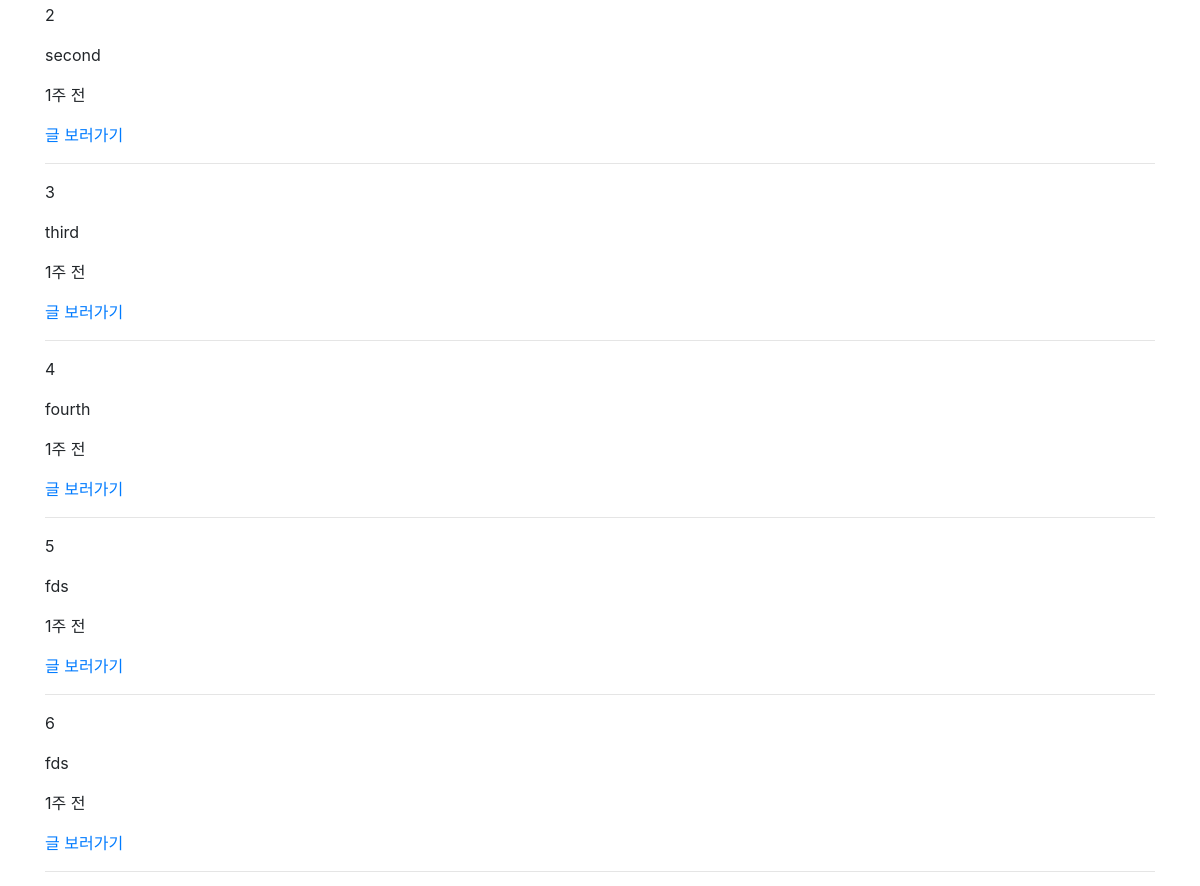
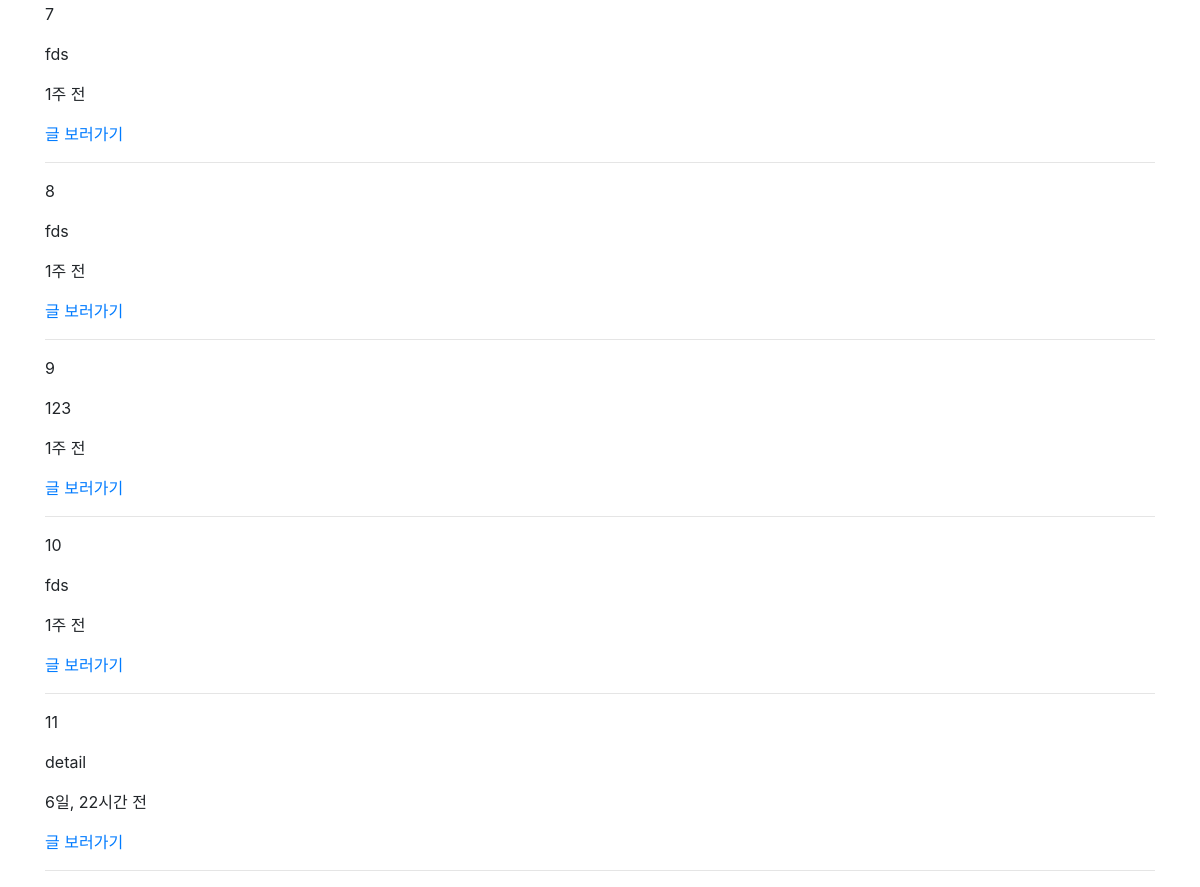
Before: /boards/ (lower part) with the older database file (2 pictures, top to bottom).
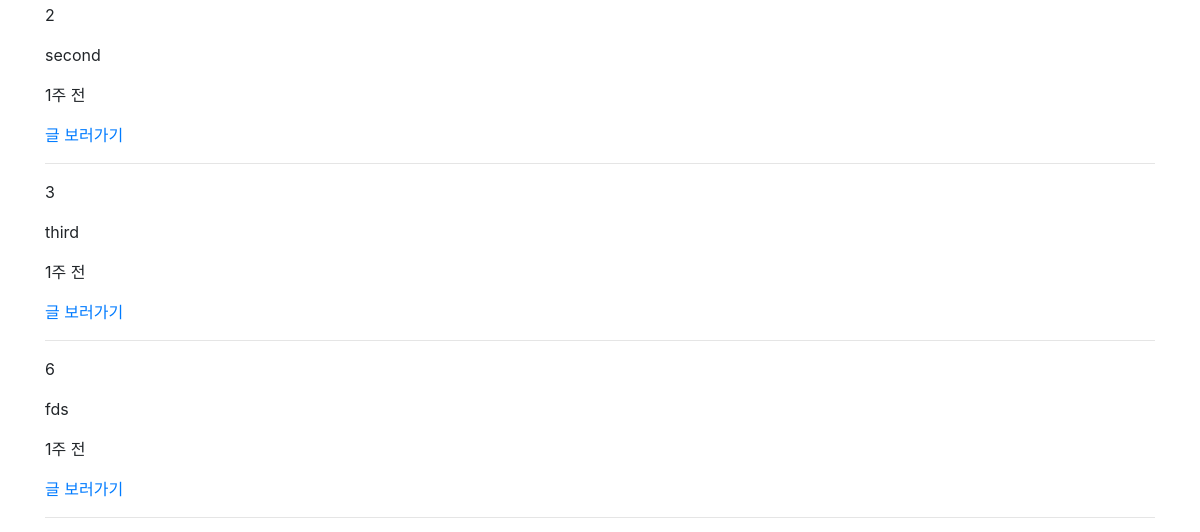
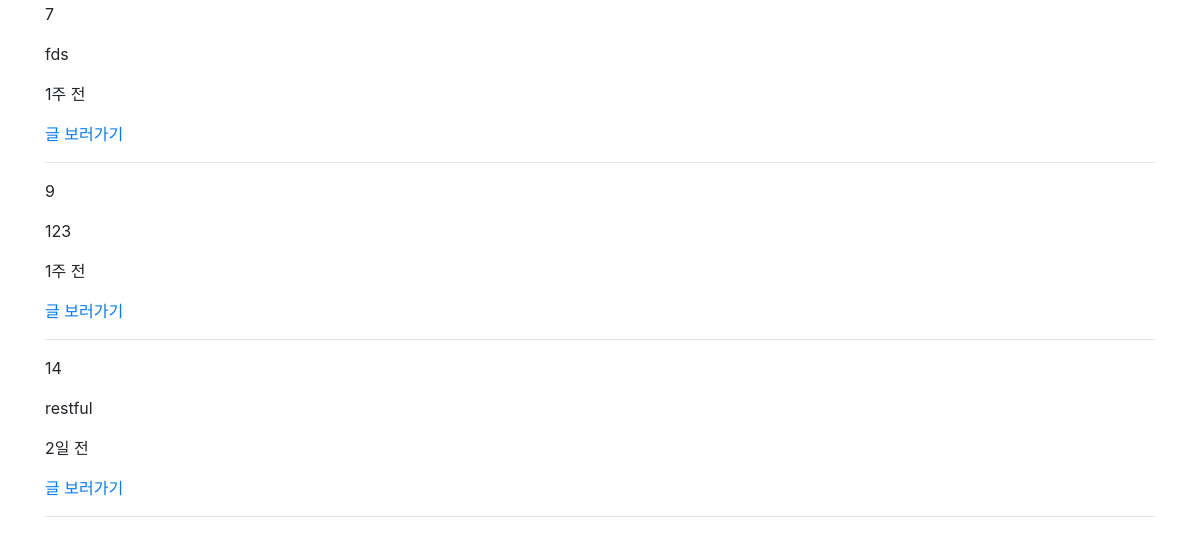
After: the same page with the newer database file (2 pictures, top to bottom).
### boards/models.py (models this page shows, shortened)
class Board(models.Model):
    title = models.CharField(max_length=10)
    content = models.TextField()
    image = ProcessedImageField(
        upload_to='boards/images', # 저장 위치 (media 이후의 경로)
        processors=[Thumbnail(200,300)], # 처리할 작업 목록
        format='JPEG', # 저장 포맷
        options={'quality': 90}, # 추가 옵션들.
    )
    created_at = models.DateTimeField(auto_now_add=True)
    updated_at = models.DateTimeField(auto_now=True)

### boards/views.py (the view)
# urls.py: path('', views.index, name='index'),
def index(request):
    boards = Board.objects.all()
    context = {'boards': boards}
    return render(request, 'boards/index.html', context)

### boards/templates/boards/index.html (shortened to what this page needs)
{% extends 'boards/base.html' %}
{% load static %}
{% block content %}
  {% for board in boards %}
    <p>{{ board.pk }}</p>
    <p>{{ board.title }}</p>
    <p>{{ board.created_at|timesince }} 전</p>
    <a href="{% url 'boards:detail' board.pk %}">글 보러가기</a>
    <hr>
  {% endfor %}
{% endblock %}

Changed rows visible on the page:
removed Board: pk "4", title "fourth", created_at "1주"
removed Board: pk "5", title "fds", created_at "1주"
removed Board: pk "8", title "fds", created_at "1주"
removed Board: pk "10", title "fds", created_at "1주"
removed Board: pk "11", title "detail", created_at "6일, 22시간"
added Board: pk "14", title "restful", created_at "2일"
